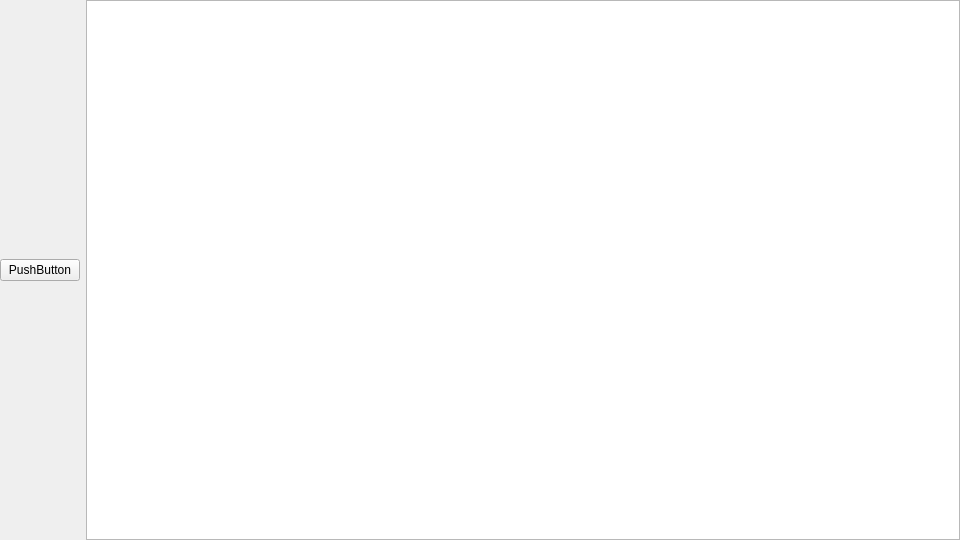
<?xml version="1.0" encoding="UTF-8"?>
<ui version="4.0">
 <class>MainWindow</class>
 <widget class="QMainWindow" name="MainWindow">
  <property name="geometry">
   <rect>
    <x>0</x>
    <y>0</y>
    <width>960</width>
    <height>540</height>
   </rect>
  </property>
  <property name="sizePolicy">
   <sizepolicy hsizetype="Preferred" vsizetype="Preferred">
    <horstretch>0</horstretch>
    <verstretch>0</verstretch>
   </sizepolicy>
  </property>
  <property name="minimumSize">
   <size>
    <width>960</width>
    <height>540</height>
   </size>
  </property>
  <property name="maximumSize">
   <size>
    <width>960</width>
    <height>540</height>
   </size>
  </property>
  <property name="windowTitle">
   <string>MainWindow</string>
  </property>
  <property name="dockOptions">
   <set>QMainWindow::AllowTabbedDocks|QMainWindow::AnimatedDocks</set>
  </property>
  <widget class="QWidget" name="centralWidget">
   <layout class="QHBoxLayout" name="horizontalLayout">
    <property name="leftMargin">
     <number>0</number>
    </property>
    <property name="topMargin">
     <number>0</number>
    </property>
    <property name="rightMargin">
     <number>0</number>
    </property>
    <property name="bottomMargin">
     <number>0</number>
    </property>
    <item>
     <widget class="QPushButton" name="Reset">
      <property name="text">
       <string>PushButton</string>
      </property>
     </widget>
    </item>
    <item>
     <widget class="QGraphicsView" name="graphicsView"/>
    </item>
   </layout>
  </widget>
 </widget>
 <layoutdefault spacing="6" margin="11"/>
 <resources/>
 <connections/>
</ui>
